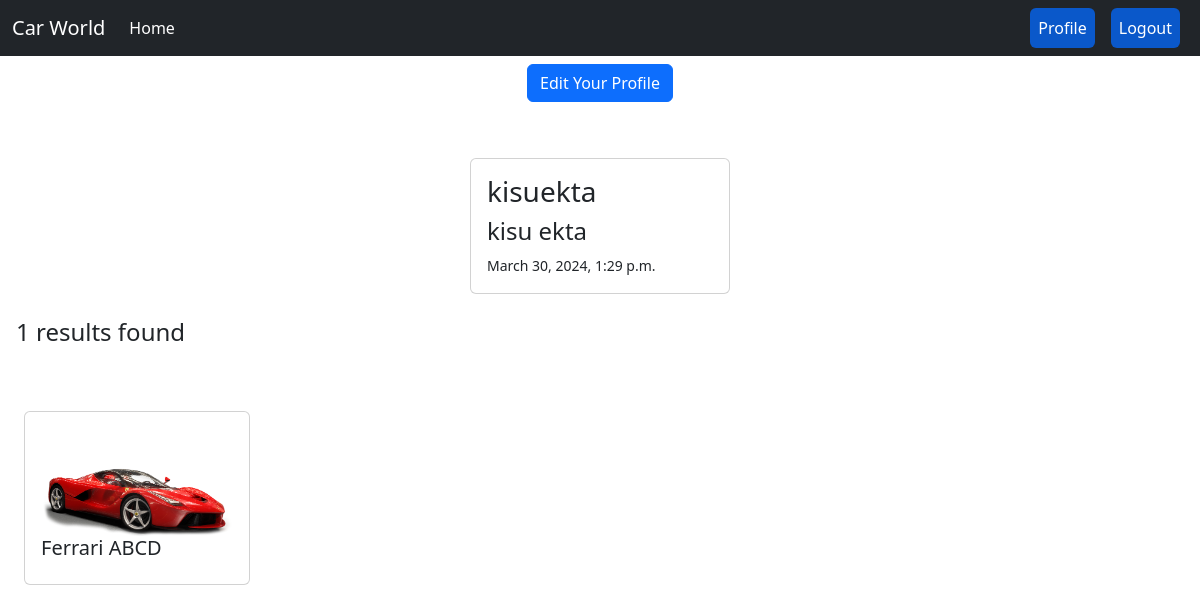
/user_profile/profile/ (signed in), run on the app's committed database.
### car/models.py (models this page shows, shortened)
class Car(models.Model):
    model = models.CharField(max_length=255)
    brand = models.ForeignKey(Brand, on_delete=models.CASCADE)
    price = models.IntegerField()
    quantity = models.IntegerField()
    image = models.ImageField(upload_to='car/media/images/')
    buyers = models.ManyToManyField(User, blank=True)

### brand/models.py (models this page shows)
class Brand(models.Model):
    name = models.CharField(max_length=255)
    slug = models.SlugField(max_length=100,unique=True, null = True, blank=True)
    def __str__(self):
        return self.name

### user_profile/views.py (the view)
# urls.py: path('profile/', views.profile, name='profile'),
@login_required
def profile(request):
    data = Car.objects.filter(buyers=request.user)
    return render(request, "profile.html", {'data': data})

### user_profile/templates/profile.html
{% extends 'base.html' %} {% load crispy_forms_tags %} {% block content %}
<div style="text-align: center;" class="mt-2">
  <a class="btn btn-primary" href="{% url 'edit_profile' %}">
    Edit Your Profile</a
  >
</div>
<div class="d-flex flex-wrap justify-content-center px-5 pt-5">
  <div class="col-sm-3">
    <div class="card m-2">
      <div class="card-body">
        <h3 class="text-2xl">{{user.username}}</h3>
            <h4 class="text-lg">{{user.first_name}} {{user.last_name}}</h4>
            <small>{{user.date_joined}}</small>
      </div>
    </div>
  </div>
</div>
<div class="col-10 p-3">
    <h4>{{data | length}} results found</h4>
    <div class="d-flex flex-wrap pt-5">
      {% for post in data %}
      <div class="col-sm-3">
        <div class="card m-2">
          <div class="card-body">
            <img src="{{post.image.url}}" class="card-img-top" alt="...">
            <h5 class="card-title"><a href="#" class="text-decoration-none text-dark">{{post.brand}} {{post.model}}</a></h5>
          </div>
        </div>
      </div>
      {% endfor %}
    </div>
  </div>
{% endblock %}

### data on the page
Car: image (picture), brand "Ferrari", model "ABCD"

### other printed values
{{ user.username }} "kisuekta"
{{ user.first_name }} "kisu"
{{ user.last_name }} "ekta"
{{ user.date_joined }} "March 30, 2024, 1:29 p.m."
{{ data | length }} "1"
